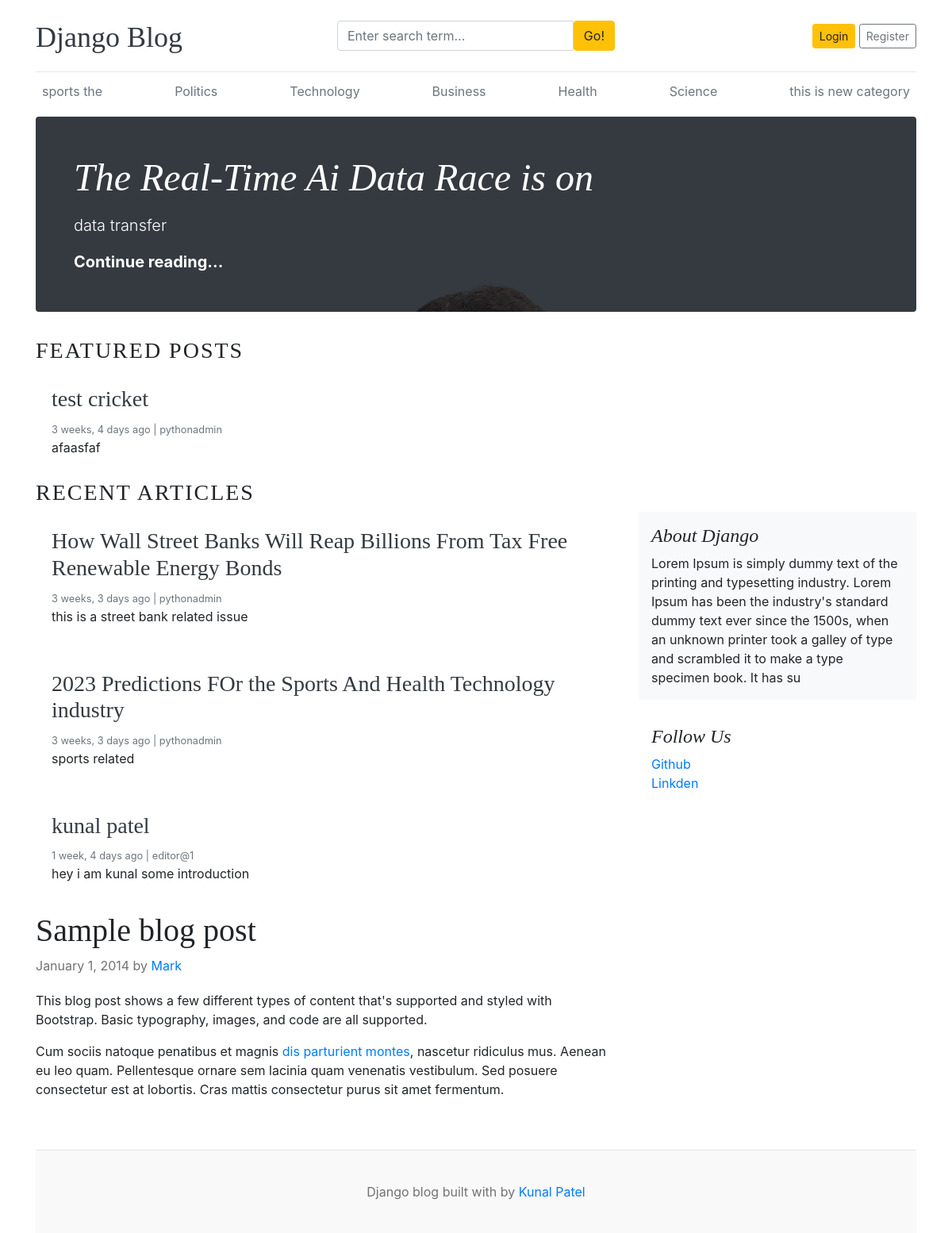
The app's page /, older data.
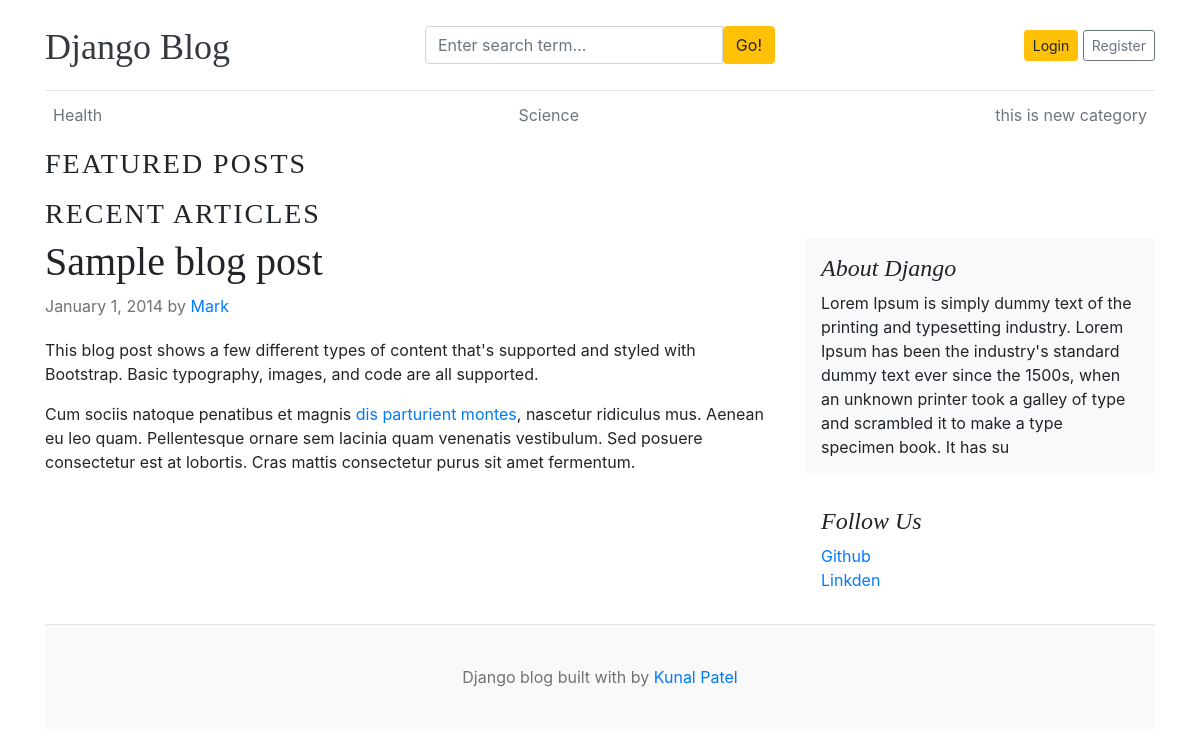
The same page, newer data.
### blogs/models.py (models this page shows, shortened)
class Category(models.Model):
    category_name = models.CharField(max_length=50, unique=True)
    created_at = models.DateTimeField(auto_now_add=True)
    updated_at = models.DateTimeField(auto_now=True)
    class Meta:
        verbose_name_plural = 'categories'

class Blog(models.Model):
    title = models.CharField(max_length=100)
    slug = models.SlugField(max_length=150, unique=True, blank=True)
    category = models.ForeignKey(Category, on_delete=models.CASCADE)
    author = models.ForeignKey(User, on_delete=models.CASCADE)
    featured_image = models.ImageField(upload_to='uploads/%Y/%m/%d')
    short_description = models.TextField(max_length=500)
    blog_body = models.TextField(max_length=2000)
    status = models.CharField(max_length=20, choices=STATUS_CHOICES, default="Draft")
    is_featured = models.BooleanField(default=False)
    created_at = models.DateTimeField(auto_now_add=True)
    updated_at = models.DateTimeField(auto_now=True)

### assignments/models.py (models this page shows, shortened)
class About(models.Model):
    about_heading = models.CharField(max_length=25)
    about_description = models.TextField(max_length=255)
    created_at = models.DateTimeField(auto_now_add=True)
    updated_at = models.DateTimeField(auto_now=True)
    class Meta:
        verbose_name_plural = 'About'

class SocialLink(models.Model):
    platform = models.CharField(max_length=25)
    link = models.URLField(max_length=100)
    created_at = models.DateTimeField(auto_now_add=True)
    updated_at = models.DateTimeField(auto_now=True)

### blog_main/views.py (the view)
# urls.py: 2. Add a URL to urlpatterns:  path('', views.home, name='home')
def home(request):
    featured_posts = Blog.objects.filter(is_featured=True, status='Published').order_by('updated_at')
    posts = Blog.objects.filter(is_featured=False, status='Published')
    try:
        about = About.objects.get()
    except:
        about = None
    context = {
        'featured_posts':featured_posts,
        'posts': posts,
        'about': about,
    }
    return render(request, 'home.html', context)

### blogs/context_processors.py (called while the page is built)
def get_categories(request):
    categories = Category.objects.all()
    return dict(categories=categories)

def get_social_links(request):
    social_links  = SocialLink.objects.all()
    return dict(social_links=social_links)

### templates/home.html (shortened to what this page needs)
{% extends 'base.html' %}
{% block content %}
  {% for post in featured_posts %}
    {% if forloop.first %}
      <div class="jumbotron p-3 p-md-5 text-white rounded bg-dark"
           style="background-image: url({{ post.featured_image.url }});
                  background-blend-mode: overlay;
                  background-size: cover;">
        <div class="col-md-8 px-0">
          <h1 class="display-4 font-italic">{{ post.title }}</h1>
          <p class="lead my-3">{{ post.short_description | truncatewords:10 }}</p>
          <p class="lead mb-0">
            <a href="{% url 'blogs' post.slug %}" class="text-white font-weight-bold">Continue reading...</a>
          </p>
        </div>
      </div>
    {% endif %}
  {% endfor %}
  <h3 class="text-uppercase text working" style="letter-spacing: 2px;">Featured Posts</h3>
  <div class="row mb-2">
    {% for post in featured_posts %}
      {% if not forloop.first %}
        <div class="col-md-6">
          <div class="card border-0">
            <div class="card-body">
              <h3><a href="{% url 'blogs' post.slug %}" class="text-dark">{{ post.title }}</a></h3>
              <small class="mb-1 text-muted">{{ post.created_at|timesince }} ago | {{ post.author }}</small>
              <p class="card-text">{{ post.short_description | truncatewords:25 }}</p>
            </div>
          </div>
        </div>
      {% endif %}
    {% endfor %}
  </div>
  <h3 class="text-uppercase text working" style="letter-spacing: 2px;">Recent Articles</h3>
  <main role="main" class="container p-0">
    <div class="row">
      <div class="col-md-8 blog-main">
        {% for post in posts %}
          <div class="card border-0 mb-3">
            <div class="card-body">
              <h3><a href="{% url 'blogs' post.slug %}" class="text-dark">{{ post.title }}</a></h3>
              <small class="mb-1 text-muted">{{ post.created_at|timesince }} ago | {{ post.author }}</small>
              <p class="card-text">{{ post.short_description }}</p>
            </div>
          </div>
        {% endfor %}
        <div class="blog-post">
          <h2 class="blog-post-title">Sample blog post</h2>
          <p class="blog-post-meta">January 1, 2014 by <a href="#">Mark</a></p>
          <p>This blog post shows a few different types of content that's supported and styled with Bootstrap. Basic typography, images, and code are all supported.</p>
          <p>Cum sociis natoque penatibus et magnis <a href="#">dis parturient montes</a>, nascetur ridiculus mus. Aenean eu leo quam. Pellentesque ornare sem lacinia quam venenatis vestibulum. Sed posuere consectetur est at lobortis. Cras mattis consectetur purus sit amet fermentum.</p>
        </div>
      </div>
      <aside class="col-md-4 blog-sidebar">
        <div class="p-3 mb-3 bg-light rounded">
          <h4 class="font-italic">{{ about.about_heading }}</h4>
          <p class="mb-0">{{ about.about_description }}</p>
        </div>
        {% if social_links %}
        <div class="p-3">
          <h4 class="font-italic">Follow Us</h4>
          <ol class="list-unstyled">
            {% for i in social_links %}
            <li><a href="{{i.link}}" target="_blank">{{i.platform }}</a></li>
            {% endfor %}
          </ol>
        </div>
      </aside>
    </div>
    {% endif %}
  </main>
{% endblock %}

### templates/base.html (shortened to what this page needs)
{% load static %}
<!DOCTYPE html>
<html lang="en">
<head>
    <link href="https://getbootstrap.com/docs/4.0/dist/css/bootstrap.min.css" rel="stylesheet">
    <link href="{% static 'css/blog.css' %}" rel="stylesheet">
    <link rel="stylesheet" href="https://cdnjs.cloudflare.com/ajax/libs/font-awesome/4.7.0/css/font-awesome.min.css">
</head>
<body>
    <div class="container">
      <header class="blog-header py-3">
        <div class="row flex-nowrap justify-content-between align-items-center">
          <div class="col-4 pt-1">
            <a class="blog-header-logo text-dark" href="/">Django Blog</a>
          </div>
          <div class="col-4">
            <form action="{% url 'search' %}" method="GET">
                <div class="input-group">
                    <input class="form-control" type="text"  name="keyword" placeholder="Enter search term..." aria-label="Enter search term..." aria-describedby="button-search" />
                    <button type="submit" class="btn btn-warning" id="button-search" type="button">Go!</button>
                  </div>
            </form>
          </div>
        <div class="col-4 d-flex justify-content-end align-items-center">
    {% if not user.is_authenticated %}
    <a class="btn btn-sm btn-warning" href="{% url 'login' %}">Login</a> &nbsp;
    <a class="btn btn-sm btn-outline-secondary" href="{% url 'register' %}">Register</a>
    {% else %}
    <span><a href="{% url 'dashboard' %}">Dashboard</a></span>
    &emsp;
    <span><a href="{% url 'logout' %}">Logout</a></span>
    {% endif %}
</div>
        </div>
      </header>
      <div class="nav-scroller py-1 mb-2">
        <nav class="nav d-flex justify-content-between">
          {% for cat in categories %}
          <a class="p-2 text-muted" href="{% url 'posts_by_category' cat.id %}">{{ cat.category_name }}</a>
          {% endfor %}
        </nav>
      </div>
      {% block content %}
      {% endblock %}
    <footer class="blog-footer">
      <p>Django blog built with by <a href="#">Kunal Patel</a></p>
    </footer>
    </body>
</html>

### blog_main/static/css/blog.css (style rules this page uses)
.blog-header { border-bottom: 1px solid #e5e5e5; }
.blog-header-logo { font-family: "Playfair Display", Georgia, "Times New Roman", serif; font-size: 2.25rem; }
h1, h2, h3, h4, h5, h6 { font-family: "Playfair Display", Georgia, "Times New Roman", serif; }
.blog-post { margin-bottom: 4rem; }
.blog-post-title { font-size: 2.5rem; }
.blog-post-meta { margin-bottom: 1.25rem; color: #727272; }
.blog-footer { padding: 2.5rem 0; color: #727272; text-align: center; background-color: #f9f9f9; border-top: .05rem solid #e5e5e5; }
.blog-footer p:last-child { margin-bottom: 0; }

Row changes from the older to the newer data that the page shows:
removed Category: category_name "sports the"
removed Category: category_name "Politics"
removed Category: category_name "Technology"
removed Category: category_name "Business"
removed Blog: featured_image (picture), title "The Real-Time Ai Data Race is on", short_description "data transfer"
removed Blog: title "test cricket", created_at "3 weeks, 4 days", author "pythonadmin", short_description "afaasfaf", shown under "FEATURED POSTS"
removed Blog: title "How Wall Street Banks Will Reap Billions From Tax Free Renewable Energy Bonds", created_at "3 weeks, 3 days", author "pythonadmin", short_description "this is a street bank related issue", shown under "RECENT ARTICLES"
removed Blog: title "2023 Predictions FOr the Sports And Health Technology industry", created_at "3 weeks, 3 days", author "pythonadmin", short_description "sports related", shown under "RECENT ARTICLES"
removed Blog: title "kunal patel", created_at "1 week, 4 days", author "editor@1", short_description "hey i am kunal some introduction", shown under "RECENT ARTICLES"
